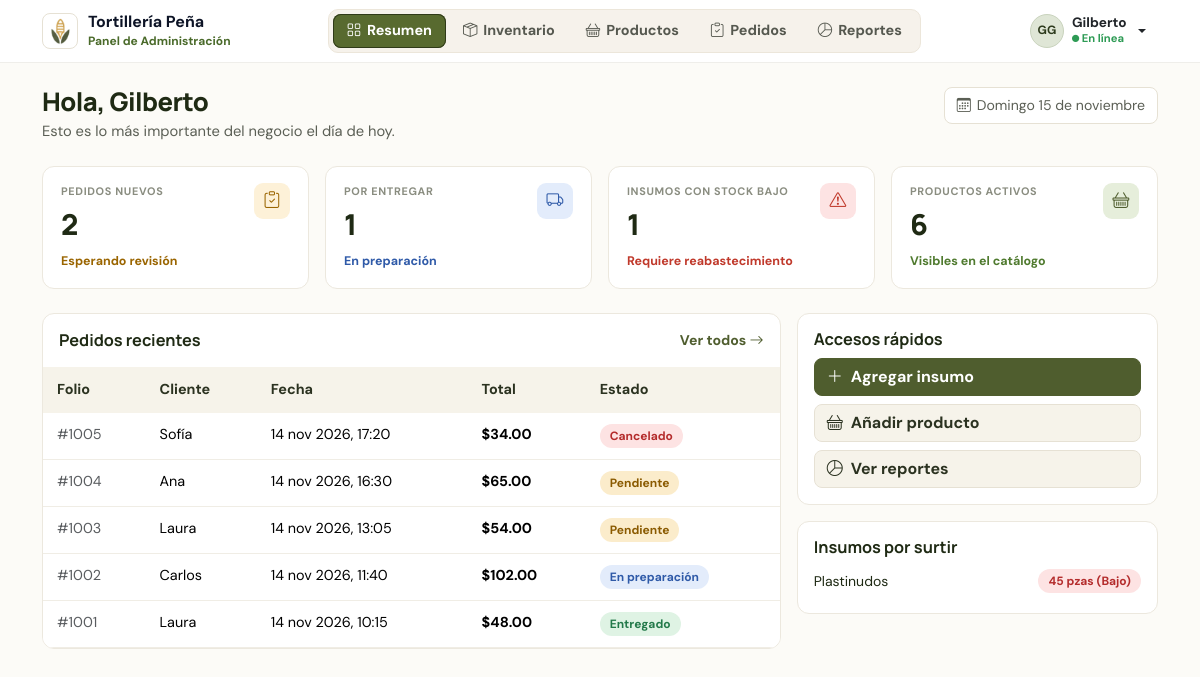
Page /admin/index.php (signed in) on the committed database.
### tables this page shows
CREATE TABLE pedidos (
  id_pedido INT UNSIGNED NOT NULL AUTO_INCREMENT,
  id_cliente INT UNSIGNED NOT NULL,
  fecha DATETIME NOT NULL DEFAULT CURRENT_TIMESTAMP,
  tipo_entrega ENUM('Recoger','Domicilio') NOT NULL DEFAULT 'Recoger',
  direccion_entrega VARCHAR(200) DEFAULT NULL,
  estado ENUM('Pendiente','En preparación','Entregado','Cancelado') NOT NULL DEFAULT 'Pendiente',
  total DECIMAL(10,2) NOT NULL DEFAULT 0.00,
  PRIMARY KEY (id_pedido),
  CONSTRAINT fk_pedidos_clientes FOREIGN KEY (id_cliente) REFERENCES clientes (id_cliente)
    ON UPDATE CASCADE ON DELETE RESTRICT
);

CREATE TABLE usuarios (
  id_usuario INT UNSIGNED NOT NULL AUTO_INCREMENT,
  id_rol TINYINT UNSIGNED NOT NULL,
  nombre VARCHAR(60) NOT NULL,
  apellidos VARCHAR(80) DEFAULT NULL,
  correo VARCHAR(100) NOT NULL,
  contrasena VARCHAR(255) NOT NULL,
  fecha_registro DATETIME NOT NULL DEFAULT CURRENT_TIMESTAMP,
  activo TINYINT(1) NOT NULL DEFAULT 1,
  PRIMARY KEY (id_usuario),
  UNIQUE KEY uq_usuarios_correo (correo),
  CONSTRAINT fk_usuarios_roles FOREIGN KEY (id_rol) REFERENCES roles (id_rol)
    ON UPDATE CASCADE ON DELETE RESTRICT
);

CREATE TABLE insumos (
  id_insumo INT UNSIGNED NOT NULL AUTO_INCREMENT,
  clave VARCHAR(10) NOT NULL,
  nombre VARCHAR(80) NOT NULL,
  categoria ENUM('Empaque','Insumo base') NOT NULL,
  existencia DECIMAL(10,2) NOT NULL DEFAULT 0.00,
  unidad VARCHAR(20) NOT NULL,
  stock_minimo DECIMAL(10,2) NOT NULL DEFAULT 0.00,
  activo TINYINT(1) NOT NULL DEFAULT 1,
  PRIMARY KEY (id_insumo),
  UNIQUE KEY uq_insumos_clave (clave)
);

### includes/funciones.php (called while the page is built, shortened)
<?php
function e($texto)
{
    return htmlspecialchars((string) $texto, ENT_QUOTES, 'UTF-8');
}
function usuario_actual()
{
    return $_SESSION['usuario'] ?? null;
}
function dinero($cantidad)
{
    return '$' . number_format((float) $cantidad, 2);
}
function cantidad($valor)
{
    return rtrim(rtrim(number_format((float) $valor, 2, '.', ''), '0'), '.');
}
function fecha_corta($fecha, $con_hora = false)
{
    $meses = ['ene', 'feb', 'mar', 'abr', 'may', 'jun', 'jul', 'ago', 'sep', 'oct', 'nov', 'dic'];
    $t = strtotime($fecha);
    $texto = date('d', $t) . ' ' . $meses[(int) date('n', $t) - 1] . ' ' . date('Y', $t);
    if ($con_hora) {
        $texto .= ', ' . date('H:i', $t);
    }
    return $texto;
}
function fecha_larga_hoy()
{
    $dias = ['domingo', 'lunes', 'martes', 'miércoles', 'jueves', 'viernes', 'sábado'];
    $meses = ['enero', 'febrero', 'marzo', 'abril', 'mayo', 'junio', 'julio', 'agosto', 'septiembre', 'octubre', 'noviembre', 'diciembre'];
    return ucfirst($dias[(int) date('w')]) . ' ' . date('j') . ' de ' . $meses[(int) date('n') - 1];
}
function clase_estado($estado)
{
    $clases = [
        'Pendiente' => 'estado-pendiente',
        'En preparación' => 'estado-preparacion',
        'Entregado' => 'estado-entregado',
        'Cancelado' => 'estado-cancelado',
    ];
    return $clases[$estado] ?? 'estado-pendiente';
}

### admin/index.php (the view, shortened to what this page needs)
<?php
require_once '../includes/funciones.php';
$pendientes = $pdo->query("SELECT COUNT(*) FROM pedidos WHERE estado = 'Pendiente'")->fetchColumn();
$en_preparacion = $pdo->query("SELECT COUNT(*) FROM pedidos WHERE estado = 'En preparación'")->fetchColumn();
$productos_activos = $pdo->query('SELECT COUNT(*) FROM productos WHERE activo = 1')->fetchColumn();
$insumos_bajos = $pdo->query(
    'SELECT nombre, existencia, unidad, stock_minimo FROM insumos WHERE activo = 1 AND existencia < stock_minimo ORDER BY nombre'
)->fetchAll();
$recientes = $pdo->query(
    "SELECT p.id_pedido, p.fecha, p.total, p.estado, u.nombre, u.apellidos
     FROM pedidos p
     INNER JOIN clientes c ON c.id_cliente = p.id_cliente
     INNER JOIN usuarios u ON u.id_usuario = c.id_usuario
     ORDER BY p.fecha DESC
     LIMIT 5"
)->fetchAll();
require '../includes/header_admin.php';
?>
<div class="d-flex flex-wrap justify-content-between align-items-start gap-3 mb-4">
    <div>
        <h1 class="titulo-panel">Hola, <?= e($admin['nombre']) ?></h1>
        <p class="sub-panel">Esto es lo más importante del negocio el día de hoy.</p>
    </div>
    <span class="chip-fecha"><i class="bi bi-calendar3"></i><?= fecha_larga_hoy() ?></span>
</div>
<div class="row g-3 mb-4">
    <div class="col-sm-6 col-xl-3">
        <a href="pedidos.php?estado=Pendiente" class="indicador">
            <div><small>Pedidos nuevos</small><strong><?= $pendientes ?></strong><span class="tono-ambar">Esperando revisión</span></div>
            <i class="bi bi-clipboard-check fondo-ambar"></i>
        </a>
    </div>
    <div class="col-sm-6 col-xl-3">
        <a href="pedidos.php?estado=En+preparaci%C3%B3n" class="indicador">
            <div><small>Por entregar</small><strong><?= $en_preparacion ?></strong><span class="tono-azul">En preparación</span></div>
            <i class="bi bi-truck fondo-azul"></i>
        </a>
    </div>
    <div class="col-sm-6 col-xl-3">
        <a href="inventario.php" class="indicador">
            <div><small>Insumos con stock bajo</small><strong><?= count($insumos_bajos) ?></strong><span class="tono-rojo">Requiere reabastecimiento</span></div>
            <i class="bi bi-exclamation-triangle fondo-rojo"></i>
        </a>
    </div>
    <div class="col-sm-6 col-xl-3">
        <a href="productos.php" class="indicador">
            <div><small>Productos activos</small><strong><?= $productos_activos ?></strong><span class="tono-verde">Visibles en el catálogo</span></div>
            <i class="bi bi-basket fondo-verde"></i>
        </a>
    </div>
</div>
<div class="row g-3">
    <div class="col-lg-8">
        <div class="caja">
            <div class="d-flex justify-content-between align-items-center p-3">
                <h2 class="titulo-caja mb-0">Pedidos recientes</h2>
                <a href="pedidos.php" class="enlace-verde">Ver todos <i class="bi bi-arrow-right"></i></a>
            </div>
            <div class="table-responsive">
                <table class="table tabla mb-0">
                    <thead><tr><th>Folio</th><th>Cliente</th><th>Fecha</th><th>Total</th><th>Estado</th></tr></thead>
                    <tbody>
                    <?php foreach ($recientes as $r): ?>
                        <tr>
                            <td class="text-muted">#<?= $r['id_pedido'] ?></td>
                            <td><?= e(trim($r['nombre'] . ' ' . $r['apellidos'])) ?></td>
                            <td><?= fecha_corta($r['fecha'], true) ?></td>
                            <td class="fw-bold"><?= dinero($r['total']) ?></td>
                            <td><span class="estado <?= clase_estado($r['estado']) ?>"><?= e($r['estado']) ?></span></td>
                        </tr>
                    <?php endforeach; ?>
                    </tbody>
                </table>
            </div>
        </div>
    </div>
    <div class="col-lg-4 d-flex flex-column gap-3">
        <div class="caja p-3">
            <h2 class="titulo-caja">Accesos rápidos</h2>
            <div class="d-grid gap-2">
                <a href="inventario.php?nuevo=1" class="btn btn-verde text-start"><i class="bi bi-plus-lg me-2"></i>Agregar insumo</a>
                <a href="productos.php?nuevo=1" class="btn btn-claro text-start"><i class="bi bi-basket me-2"></i>Añadir producto</a>
                <a href="reportes.php" class="btn btn-claro text-start"><i class="bi bi-pie-chart me-2"></i>Ver reportes</a>
            </div>
        </div>
        <div class="caja p-3">
            <h2 class="titulo-caja">Insumos por surtir</h2>
            <?php foreach ($insumos_bajos as $i): ?>
                <div class="d-flex justify-content-between align-items-center py-1 small">
                    <span><?= e($i['nombre']) ?></span>
                    <span class="estado estado-cancelado"><?= cantidad($i['existencia']) ?> <?= e($i['unidad']) ?> (Bajo)</span>
                </div>
            <?php endforeach; ?>
        </div>
    </div>
</div>
<?php require '../includes/footer_admin.php'; ?>

### assets/css/estilos.css (style rules this page uses)
:root { --verde: #4e5b31; --verde-oscuro: #3b4624; --verde-claro: #e9eddf; --crema: #fbfaf6; --crema-oscuro: #f1eee4; --borde: #e5e0d4; --texto: #23261c; --texto-suave: #6b6e61; --dorado: #c9a14a; }
h1, h2, h3, .titulo-grande, .titulo-seccion, .marca-nombre { font-family: 'Manrope', system-ui, sans-serif; }
a { color: var(--verde); }
.btn-verde { background: var(--verde); border: 1px solid var(--verde); color: #fff; font-weight: 600; border-radius: 8px; }
.estado { display: inline-block; font-size: .75rem; font-weight: 700; padding: 3px 10px; border-radius: 999px; white-space: nowrap; }
.estado-pendiente { background: #fbeccb; color: #8a5a00; }
.estado-preparacion { background: #e3ecfb; color: #2f5aa8; }
.estado-entregado { background: #dff3e4; color: #23794a; }
.estado-cancelado { background: #fde3e3; color: #b42c2c; }

### assets/css/admin.css (style rules this page uses)
body.panel { font-family: 'DM Sans', system-ui, sans-serif; background: #fcfbf7; color: #1f2a14; }
.titulo-panel { font-family: 'Manrope', sans-serif; font-size: 1.6rem; font-weight: 800; letter-spacing: -.02em; margin-bottom: 2px; }
.sub-panel { color: #5b5f55; font-size: .92rem; margin: 0; }
.chip-fecha { display: inline-flex; align-items: center; gap: 6px; border: 1px solid #e6e1d4; background: #fff; border-radius: 8px; padding: 7px 12px; font-size: .88rem; color: #5b5f55; }
.caja { background: #fff; border: 1px solid #ece8de; border-radius: 12px; overflow: hidden; }
.titulo-caja { font-family: 'Manrope', sans-serif; font-size: 1.02rem; font-weight: 700; }
.enlace-verde { color: #4f5d2e; font-weight: 700; font-size: .88rem; text-decoration: none; }
.btn-verde { background: #4f5d2e; border: 1px solid #4f5d2e; color: #fff; font-weight: 700; border-radius: 8px; }
.btn-claro { background: #f6f3ea; border: 1px solid #e6e1d4; color: #2b3220; font-weight: 600; border-radius: 8px; }
.indicador { display: flex; justify-content: space-between; background: #fff; border: 1px solid #ece8de; border-radius: 12px; padding: 16px 18px; height: 100%; color: inherit; text-decoration: none; transition: transform .2s; }
.indicador small { display: block; font-size: .68rem; letter-spacing: .06em; color: #8a8d80; font-weight: 700; text-transform: uppercase; }
.indicador strong { display: block; font-family: 'Manrope', sans-serif; font-size: 1.8rem; font-weight: 800; margin: 4px 0 2px; }
.indicador span { font-size: .78rem; font-weight: 600; }
.indicador > i { width: 36px; height: 36px; border-radius: 9px; display: flex; align-items: center; justify-content: center; font-size: 1.05rem; flex-shrink: 0; }
.fondo-ambar { background: #fdf1d8; color: #9a6500; }
.tono-ambar { color: #9a6500; }
.fondo-azul { background: #e3ecfb; color: #2f5aa8; }
.tono-azul { color: #2f5aa8; }
.fondo-rojo { background: #fde3e3; color: #c0392b; }
.tono-rojo { color: #c0392b; }
.fondo-verde { background: #e6eedb; color: #4f5d2e; }
.tono-verde { color: #4f7a2e; }
.tabla { font-size: .9rem; }
.tabla thead th { background: #f6f3ea; color: #2b3220; font-weight: 700; padding: 12px 14px; border-bottom: 0; white-space: nowrap; }
.tabla td { padding: 11px 14px; border-color: #f0ede5; }

### rows in the picture
pedidos: id_pedido "1005", usuarios.nombre "Sofía", fecha "14 nov 2026, 17:20", total "$34.00", estado "Cancelado"
pedidos: id_pedido "1004", usuarios.nombre "Ana", fecha "14 nov 2026, 16:30", total "$65.00", estado "Pendiente"
pedidos: id_pedido "1003", usuarios.nombre "Laura", fecha "14 nov 2026, 13:05", total "$54.00", estado "Pendiente"
pedidos: id_pedido "1002", usuarios.nombre "Carlos", fecha "14 nov 2026, 11:40", total "$102.00", estado "En preparación"
pedidos: id_pedido "1001", usuarios.nombre "Laura", fecha "14 nov 2026, 10:15", total "$48.00", estado "Entregado"
insumos: nombre "Plastinudos", existencia "45", unidad "pzas"

### other values in the picture
$texto "Resumen"
$texto "Inventario"
$texto "Productos"
$texto "Pedidos"
$texto "Reportes"
iniciales($admin['nombre'], $admin['apellidos'] ?? '') "GG"
$admin['nombre'] "Gilberto"
fecha_larga_hoy() "Domingo 15 de noviembre"
$pendientes "2"
$en_preparacion "1"
count($insumos_bajos) "1"
$productos_activos "6"
